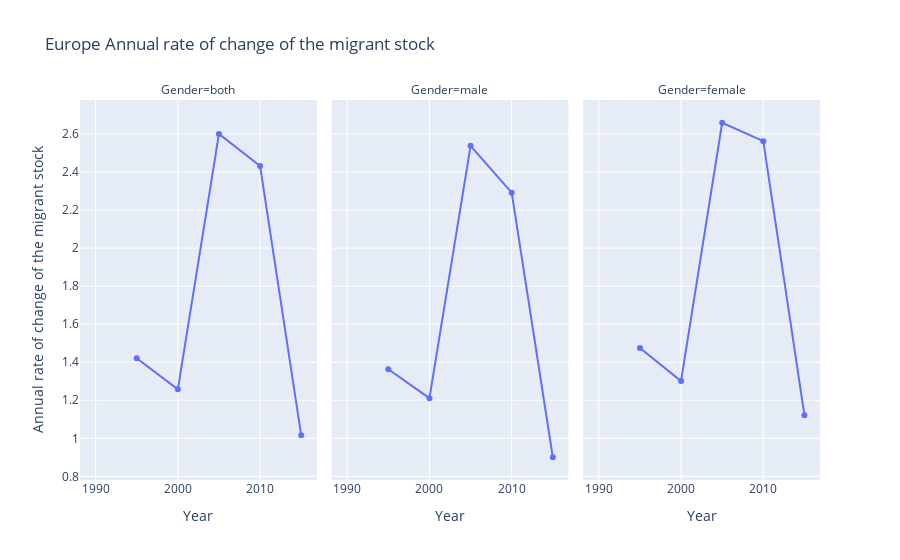

Source (notebook cell):
### Code cell
plt1 = plotTable.loc[["Europe"]]
fig = px.line(plt1,x="Year", y="Annual rate of change of the migrant stock",facet_col="Gender",markers=True,title="Europe Annual rate of change of the migrant stock")
fig.show()

### Figure 1 — Plotly figure (JSON) as saved in the notebook; plotly's stock layout.template omitted (floating-point values rounded to 4 significant figures)
{"data": [{"hovertemplate": "Gender=both<br>Year=%{x}<br>Annual rate of change of the migrant stock=%{y}<extra></extra>", "legendgroup": "", "line": {"color": "#636efa", "dash": "solid"}, "marker": {"symbol": "circle"}, "mode": "markers+lines", "name": "", "orientation": "v", "showlegend": false, "type": "scatter", "x": [1990, 1995, 2000, 2005, 2010, 2015], "xaxis": "x", "y": [null, 1.421, 1.258, 2.601, 2.432, 1.016], "yaxis": "y"}, {"hovertemplate": "Gender=male<br>Year=%{x}<br>Annual rate of change of the migrant stock=%{y}<extra></extra>", "legendgroup": "", "line": {"color": "#636efa", "dash": "solid"}, "marker": {"symbol": "circle"}, "mode": "markers+lines", "name": "", "orientation": "v", "showlegend": false, "type": "scatter", "x": [1990, 1995, 2000, 2005, 2010, 2015], "xaxis": "x2", "y": [null, 1.363, 1.211, 2.538, 2.292, 0.9004], "yaxis": "y2"}, {"hovertemplate": "Gender=female<br>Year=%{x}<br>Annual rate of change of the migrant stock=%{y}<extra></extra>", "legendgroup": "", "line": {"color": "#636efa", "dash": "solid"}, "marker": {"symbol": "circle"}, "mode": "markers+lines", "name": "", "orientation": "v", "showlegend": false, "type": "scatter", "x": [1990, 1995, 2000, 2005, 2010, 2015], "xaxis": "x3", "y": [null, 1.475, 1.301, 2.659, 2.563, 1.122], "yaxis": "y3"}], "layout": {"annotations": [{"font": {}, "showarrow": false, "text": "Gender=both", "x": 0.16, "xanchor": "center", "xref": "paper", "y": 1, "yanchor": "bottom", "yref": "paper"}, {"font": {}, "showarrow": false, "text": "Gender=male", "x": 0.5, "xanchor": "center", "xref": "paper", "y": 1, "yanchor": "bottom", "yref": "paper"}, {"font": {}, "showarrow": false, "text": "Gender=female", "x": 0.84, "xanchor": "center", "xref": "paper", "y": 1, "yanchor": "bottom", "yref": "paper"}], "legend": {"tracegroupgap": 0}, "title": {"text": "Europe Annual rate of change of the migrant stock"}, "xaxis": {"anchor": "y", "domain": [0, 0.32], "title": {"text": "Year"}}, "xaxis2": {"anchor": "y2", "domain": [0.34, 0.66], "matches": "x", "title": {"text": "Year"}}, "xaxis3": {"anchor": "y3", "domain": [0.68, 1.0], "matches": "x", "title": {"text": "Year"}}, "yaxis": {"anchor": "x", "domain": [0, 1], "title": {"text": "Annual rate of change of the migrant stock"}}, "yaxis2": {"anchor": "x2", "domain": [0, 1], "matches": "y", "showticklabels": false}, "yaxis3": {"anchor": "x3", "domain": [0, 1], "matches": "y", "showticklabels": false}}}
